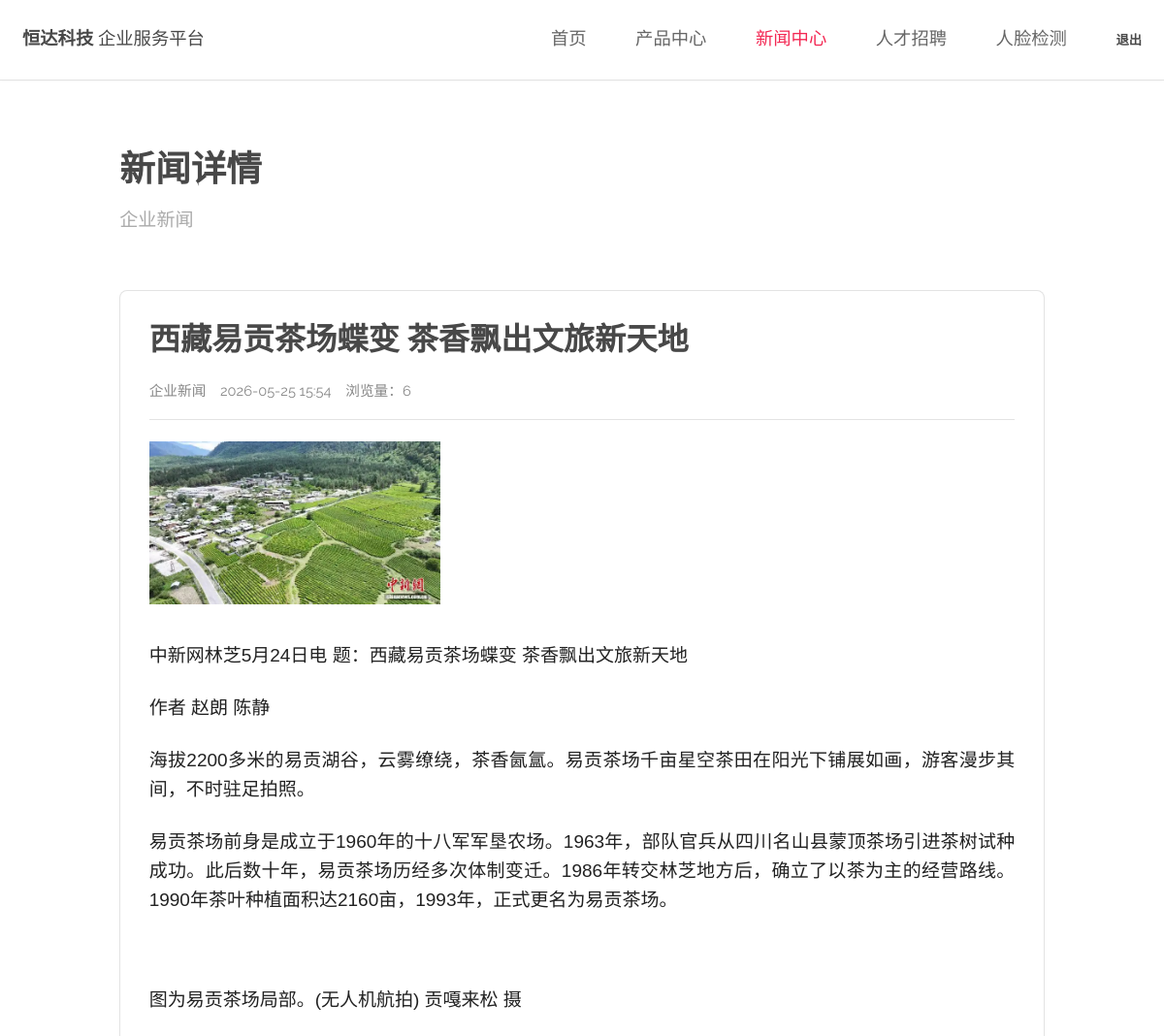
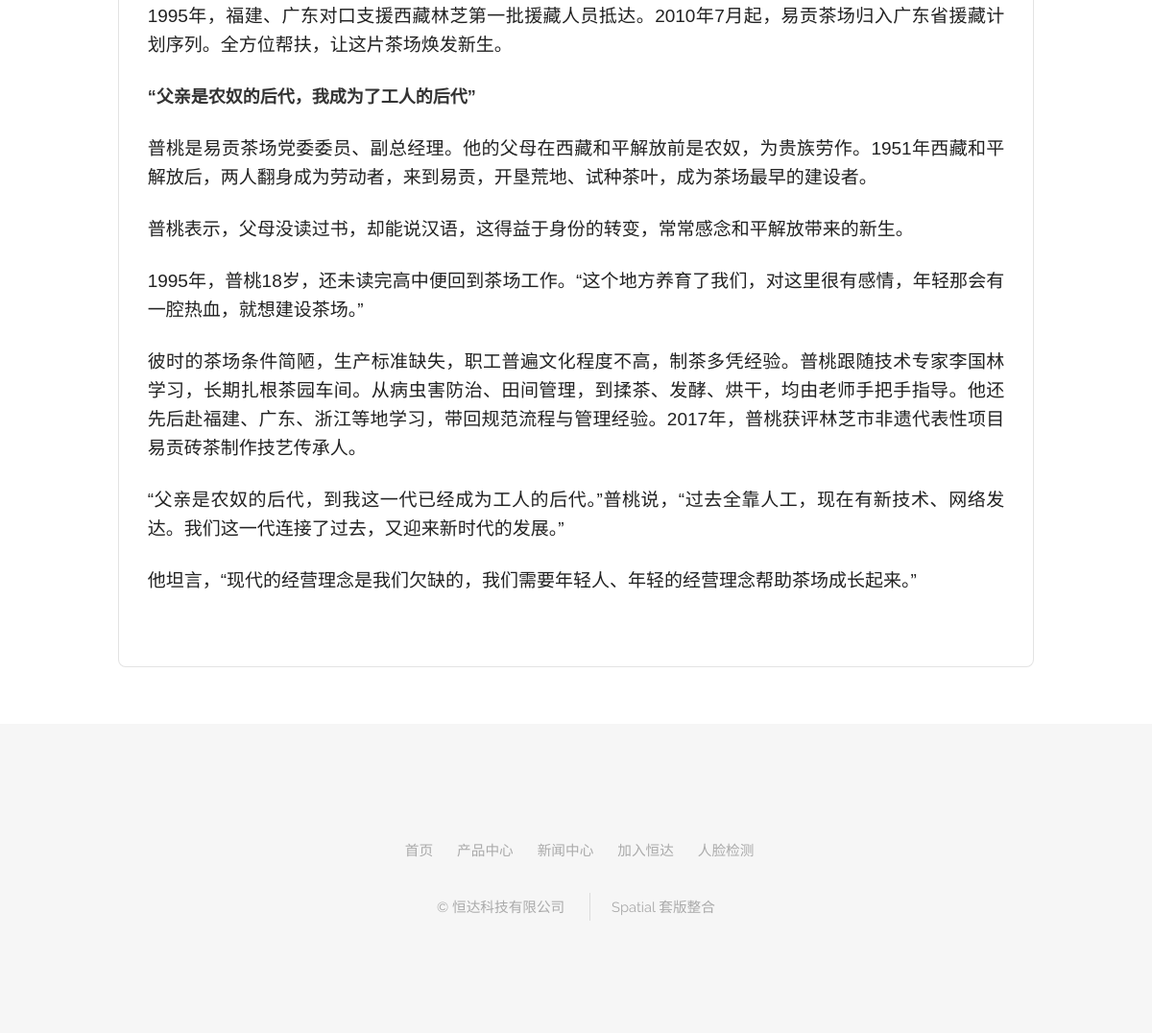
/news/detail/10/ (signed in), run on the app's committed database (2 pictures, top to bottom).
### app/models.py (models this page shows, shortened)
class News(models.Model):
    NEWS_TYPE_CHOICES = (
        ("company", "企业新闻"),
        ("industry", "行业新闻"),
        ("notice", "通知公告"),
    )
    title = models.CharField("标题", max_length=200)
    content = FroalaField("内容")
    news_type = models.CharField("新闻类型", max_length=20, choices=NEWS_TYPE_CHOICES, default="company")
    published_at = models.DateTimeField("发布时间")
    views = models.PositiveIntegerField("浏览量", default=0)
    created_at = models.DateTimeField("创建时间", auto_now_add=True)
    class Meta:
        verbose_name = "新闻"
        verbose_name_plural = "新闻"
        ordering = ("-published_at",)

### app/views.py (the view)
# urls.py: path("news/detail/<int:news_id>/", views.news_detail, name="newsDetail"),
@member_login_required
def news_detail(request, news_id):
    mynew = get_object_or_404(News, id=news_id)
    News.objects.filter(id=mynew.id).update(views=mynew.views + 1)
    mynew.views += 1
    return render(
        request,
        "newsDetail.html",
        {
            "active_menu": "news",
            "mynew": mynew,
        },
    )

### app/views.py (called while the page is built)
def member_login_required(view_func):
    @wraps(view_func)
    def wrapper(request, *args, **kwargs):
        if not request.session.get("member_id"):
            return redirect("app:login")
        return view_func(request, *args, **kwargs)
    return wrapper

### templates/newsDetail.html (shortened to what this page needs)
{% extends 'based.html' %}
{% block page_heading %}新闻详情{% endblock %}
{% block page_subtitle %}{{ mynew.get_news_type_display }}{% endblock %}
{% block content %}
    <article class="content-card article-card">
        <h1>{{ mynew.title }}</h1>
        <div class="article-meta">
            <span>{{ mynew.get_news_type_display }}</span>
            <time>{{ mynew.published_at|date:"Y-m-d H:i" }}</time>
            <span>浏览量：{{ mynew.views }}</span>
        </div>
        <div class="article-body">
            {{ mynew.content|safe }}
        </div>
    </article>
{% endblock %}

### app/static/spatial/assets/css/main.css (style rules this page uses)
html, body, div, span, applet, object, iframe, h1, h2, h3, h4, h5, h6, p, blockquote, pre, a, abbr, acronym, address, big, cite, code, del, dfn, em, img, ins, kbd, q, s, samp, small, strike, strong, sub, sup, tt, var, b, u, i, center, dl, dt, dd, ol, ul, li, fieldset, form, label, legend, table, caption, tbody, tfoot, thead, tr, th, td, article, aside, canvas, details, embed, figure, figcaption, footer, header, hgroup, menu, nav, output, ruby, section, summary, time, mark, audio, video { margin: 0; padding: 0; border: 0; font-size: 100%; font: inherit; vertical-align: baseline; }
article, aside, details, figcaption, figure, footer, header, hgroup, menu, nav, section { display: block; }
body { line-height: 1; }
body { -webkit-text-size-adjust: none; }
*, *:before, *:after { -moz-box-sizing: border-box; -webkit-box-sizing: border-box; box-sizing: border-box; }
body { -ms-overflow-style: scrollbar; }
body { background: #fff; padding-top: 6em; }
body { background-color: #fff; color: #666; }
body, input, select, textarea { font-family: "Raleway", Arial, Helvetica, sans-serif; font-size: 13pt; font-weight: 400; line-height: 2em; }
@media screen and (max-width: 1680px) { body, input, select, textarea { font-size: 11pt; } }
@media screen and (max-width: 1280px) { body, input, select, textarea { font-size: 11pt; } }
p { margin: 0 0 2em 0; }
h1, h2, h3, h4, h5, h6 { color: #484848; font-weight: 700; line-height: 1em; margin: 0 0 1em 0; text-transform: uppercase; }

### app/static/spatial/css/site.css (style rules this page uses)
body { color: #5f6470; font-family: "Raleway", Arial, "Microsoft YaHei", sans-serif; }
.content-card { background: #fff; border: solid 1px rgba(144, 144, 144, 0.25); border-radius: 8px; padding: 2em; }
.news-item time, .article-meta, .empty { color: #888; }
.article-card h1 { color: #484848; font-size: 2.2em; line-height: 1.3; margin-bottom: 0.5em; text-transform: none; }
.article-meta { border-bottom: solid 1px rgba(144, 144, 144, 0.25); display: flex; flex-wrap: wrap; gap: 1em; margin-bottom: 1.5em; padding-bottom: 1em; }
.article-body { line-height: 1.9; }
.article-body img, .article-body video { height: auto; max-width: 100%; }

### data on the page
News: news_type "企业新闻", title "西藏易贡茶场蝶变 茶香飘出文旅新天地", published_at "2026-05-25 15:54", views "6", content (picture), content "中新网林芝5月24日电 题：西藏易贡茶场蝶变 茶香飘出文旅新天地 作者 赵朗 陈静 海拔2200多米的易贡湖谷，云雾缭绕，茶香氤氲。易贡茶场千亩星空茶田在阳光下铺展如画，游客漫步其间，不时驻足拍照。 易贡茶场前身是成立于1960年的十八军军垦农场。1963年，部队官兵从四川名山县蒙顶茶场引进茶树试种成功。此后数十年，易贡茶场历经多次体制变迁。1986年转交林芝地方后，确立了以茶为主的经营路线。1990年茶叶种植面积达2160亩，1993年，正式更名为易贡茶场。 图为易贡茶场局部。(无人机航拍) 贡嘎来松 摄 1995年，福建、广东对口支援西藏林芝第一批援藏人员抵达。2010年7月起，易贡茶场归入广东省援藏计划序列。全方位帮扶，让这片茶场焕发新生。 “父亲是农奴的后代，我成为了工人的后代” 普桃是易贡茶场党委委员、副总经理。他的父母在西藏和平解放前是农奴，为贵族劳作。1951年西藏和平解放后，两人翻身成为劳动者，来到易贡，开垦荒地、试种茶叶，成为茶场最早的建设者。 普桃表示，父母没读过书，却能说汉语，这得益于身份的转变，常常感念和平解放带来的新生。 1995年，普桃18岁，还未读完高中便回到茶场工作。“这个地方养育了我们，对这里很有感情，年轻那会有一腔热血，就想建设茶场。” 彼时的茶场条件简陋，生产标准缺失，职工普遍文化程度不高，制茶多凭经验。普桃跟随技术专家李国林学习，长期扎根茶园车间。从病虫害防治、田间管理，到揉茶、发酵、烘干，均由老师手把手指导。他还先后赴福建、广东、浙江等地学习，带回规范流程与管理经验。2017年，普桃获评林芝市非遗代表性项目易贡砖茶制作技艺传承人。…"
